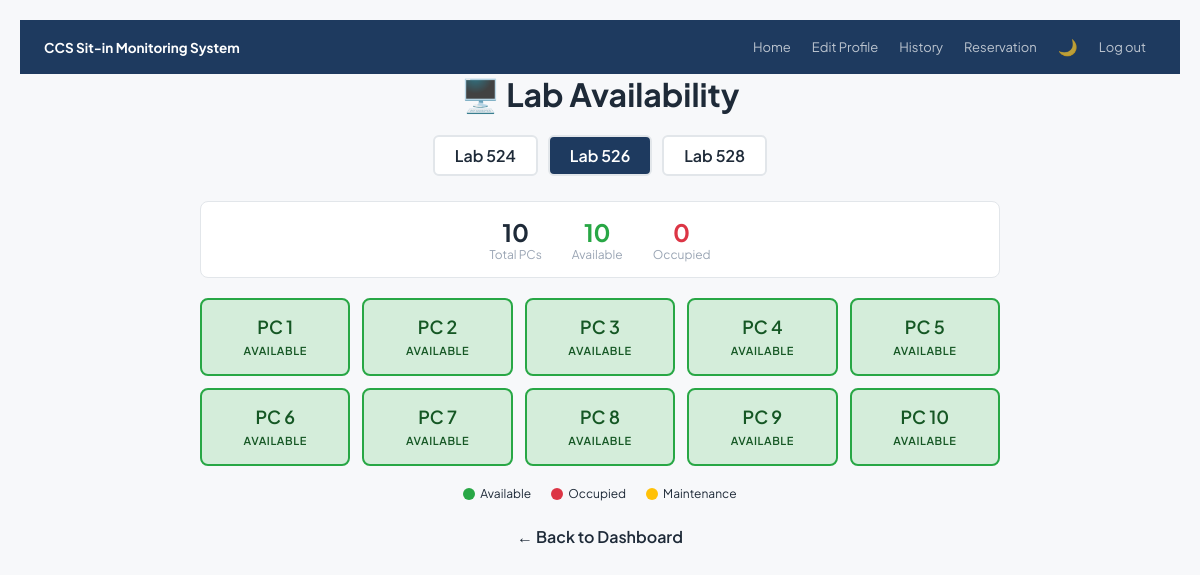
The page /lab_availability.php?lab=526 (signed in) on the database its author committed.
### tables this page shows
CREATE TABLE `computers` (
  `id` int NOT NULL,
  `lab_room` varchar(20) NOT NULL,
  `pc_number` int NOT NULL,
  `status` varchar(20) DEFAULT 'available',
  `current_student_id` int DEFAULT NULL,
  `created_at` timestamp NULL DEFAULT CURRENT_TIMESTAMP
);

### lab_availability.php (the view, shortened to what this page needs)
<?php
require_once 'db.php';
$lab = $_GET['lab'] ?? '524';
$computers = $pdo->prepare("SELECT * FROM computers WHERE lab_room = ? ORDER BY pc_number");
$computers->execute([$lab]);
$pcs = $computers->fetchAll();
$available = array_filter($pcs, fn($pc) => $pc['status'] === 'available');
?>
<!DOCTYPE html>
<html lang="en" data-theme="light">
<head>
</head>
<body>
<nav>
    <div class="nav-brand">CCS Sit-in Monitoring System</div>
    <div class="nav-links">
        <a href="homepage.php">Home</a>
        <a href="profile.php">Edit Profile</a>
        <a href="history.php">History</a>
        <a href="reservation.php">Reservation</a>
        <button onclick="toggleDarkMode()" style="background:none;border:none;color:rgba(255,255,255,0.7);cursor:pointer;font-size:16px;padding:6px 10px;border-radius:5px;">🌙</button>
        <a href="logout.php" class="btn-logout">Log out</a>
    </div>
</nav>
<div class="container">
    <h1>🖥️ Lab Availability</h1>
    <div class="lab-selector">
        <a href="?lab=524" class="lab-btn <?= $lab === '524' ? 'active' : '' ?>">Lab 524</a>
        <a href="?lab=526" class="lab-btn <?= $lab === '526' ? 'active' : '' ?>">Lab 526</a>
        <a href="?lab=528" class="lab-btn <?= $lab === '528' ? 'active' : '' ?>">Lab 528</a>
    </div>
    <div class="stats-bar">
        <div class="stat-item">
            <div class="stat-number"><?= count($pcs) ?></div>
            <div class="stat-label">Total PCs</div>
        </div>
        <div class="stat-item">
            <div class="stat-number" style="color:#28a745;"><?= count($available) ?></div>
            <div class="stat-label">Available</div>
        </div>
        <div class="stat-item">
            <div class="stat-number" style="color:#dc3545;"><?= count($pcs) - count($available) ?></div>
            <div class="stat-label">Occupied</div>
        </div>
    </div>
    <div class="lab-grid">
        <?php foreach ($pcs as $pc): ?>
            <div class="pc-card <?= $pc['status'] ?>">
                <span class="pc-number">PC <?= $pc['pc_number'] ?></span>
                <span class="pc-status"><?= ucfirst($pc['status']) ?></span>
            </div>
        <?php endforeach; ?>
    </div>
    <div class="legend">
        <span class="legend-item"><span class="legend-dot" style="background:#28a745;"></span> Available</span>
        <span class="legend-item"><span class="legend-dot" style="background:#dc3545;"></span> Occupied</span>
        <span class="legend-item"><span class="legend-dot" style="background:#ffc107;"></span> Maintenance</span>
    </div>
    <a href="homepage.php" class="back-link">← Back to Dashboard</a>
</div>
</body>
</html>

### lab_availability.php (style rules this page uses)
:root { --bg-color: #f7f8fa; --text-color: #1e2a38; --card-bg: #ffffff; --nav-bg: #1e3a5f; --border-color: #e2e6ea; --shadow: 0 4px 12px rgba(0,0,0,0.08); }
* { box-sizing:border-box;margin:0;padding:0; }
body { font-family:'Plus Jakarta Sans',sans-serif;background:var(--bg-color);color:var(--text-color);padding:20px;transition:background 0.3s, color 0.3s; }
nav { background:var(--nav-bg);height:54px;padding:0 24px;display:flex;align-items:center;justify-content:space-between;position:sticky;top:0;z-index:100;transition:background 0.3s; }
.nav-brand { font-size:13.5px;font-weight:700;color:#fff; }
.nav-links { display:flex;align-items:center;gap:1px; }
.nav-links a { font-size:13px;color:rgba(255,255,255,0.7);text-decoration:none;padding:6px 10px;border-radius:5px;transition:all .15s;white-space:nowrap; }
.container { max-width:800px;margin:0 auto; }
h1 { text-align:center;color:var(--text-color);margin-bottom:20px; }
.lab-selector { display:flex;gap:10px;justify-content:center;margin-bottom:25px; }
.lab-btn { padding:8px 20px;border:2px solid var(--border-color);border-radius:6px;background:var(--card-bg);color:var(--text-color);font-weight:600;cursor:pointer;transition:all .15s;text-decoration:none; }
.lab-btn:hover,.lab-btn.active { background:var(--nav-bg);color:#fff; }
.stats-bar { display:flex;justify-content:center;gap:30px;margin-bottom:20px;padding:15px;background:var(--card-bg);border-radius:8px;border:1px solid var(--border-color); }
.stat-item { text-align:center; }
.stat-number { font-size:24px;font-weight:700;color:var(--text-color); }
.stat-label { font-size:12px;color:#9aa5b4; }
.lab-grid { display:grid;grid-template-columns:repeat(5,1fr);gap:12px;margin-top:10px; }
.pc-card { padding:15px;border-radius:8px;text-align:center;font-weight:600;transition:all .15s; }
.available { background:#d4edda;color:#155724;border:2px solid #28a745; }
.pc-number { font-size:18px;display:block; }
.pc-status { font-size:11px;text-transform:uppercase;letter-spacing:0.05em; }
.legend { display:flex;gap:20px;justify-content:center;margin-top:20px;font-size:12px; }
.legend-item { display:flex;align-items:center;gap:5px; }
.legend-dot { width:12px;height:12px;border-radius:50%;display:inline-block; }
.back-link { display:block;text-align:center;margin-top:25px;color:var(--text-color);text-decoration:none;font-weight:600; }

### rows shown on the page
computers: pc_number "1", status "AVAILABLE"
computers: pc_number "2", status "AVAILABLE"
computers: pc_number "3", status "AVAILABLE"
computers: pc_number "4", status "AVAILABLE"
computers: pc_number "5", status "AVAILABLE"
computers: pc_number "6", status "AVAILABLE"
computers: pc_number "7", status "AVAILABLE"
computers: pc_number "8", status "AVAILABLE"
computers: pc_number "9", status "AVAILABLE"
computers: pc_number "10", status "AVAILABLE"

### other values the page prints
count($pcs) "10"
count($available) "10"
count($pcs) - count($available) "0"
